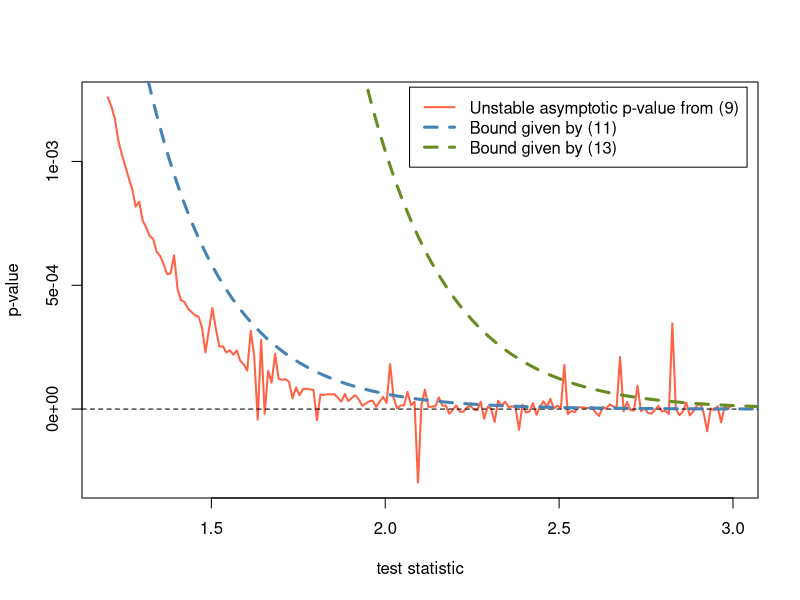

R code for this plot:
#setwd('/home/tba3/Desktop/today/ks-test/JSS')

  cvm.stat.disc <- function(x,y, type=c("W2", "U2", "A2")) {
    type <- match.arg(type)
    I <- knots(y)
    N <- length(x)
    e <- diff(c(0,N*y(I)))
    obs <- rep(0, length(I))
    for(j in 1:length(I)) {
      obs[j] <- length(which(x == I[j]))
    }
    S <- cumsum(obs)
    T <- cumsum(e)
    H <- T/N
    p <- e/N
    t <- (p + p[c(2:length(p), 1)])/2
    Z <- S - T
    Zbar <- sum(Z*t)

    S0 <- diag(p) - p %*% t(p)
    A <- matrix(1, length(p), length(p))
    A <- apply(row(A) >= col(A),2, as.numeric)
    E <- diag(t)
    One <- rep(1, nrow(E))
    K <- diag(0, length(H))
    diag(K)[-length(H)] <- 1/(H[-length(H)]*(1-H[-length(H)]))
    Sy <- A %*% S0 %*% t(A)
    M <- switch(type, W2 = E,
                U2 = (diag(1, nrow(E)) - 
                      E%*%One%*%t(One))%*%E%*%(diag(1, nrow(E)) -
                      One%*%t(One)%*%E),
                A2 = E%*%K)
    lambda <- eigen(M%*%Sy)$values

    STAT <- switch(type, W2 = sum(Z^2*t)/N, U2 = sum((Z-Zbar)^2*t)/N,
                   A2 = sum((Z^2*t/(H*(1-H) ))[-length(I)])/N)

    return(c(STAT, lambda))
  } # End cvm.stat()


  cvm.pval <- function(STAT, lambda, good=TRUE) {

    x <- STAT

    theta <- function(u) {
      VAL <- 0
      for(i in 1:length(lambda)) {
         VAL <- VAL + 0.5*atan(lambda[i]*u)
      }
      return(VAL - 0.5*x*u)
    }

    rho <- function(u) {
      VAL <- 0
      for(i in 1:length(lambda)) {
        VAL <- VAL + log(1 + lambda[i]^2*u^2)     
      }
      VAL <- exp(VAL*0.25)
      return(VAL)
    }

    fun <- function(u) return(sin(theta(u))/(u*rho(u)))

    pval <- 0
    try(pval <- 0.5 + integrate(fun, 0, Inf, subdivisions=1e6)$value/pi,
        silent=TRUE)
    if(pval > 0.001 || good == FALSE) return(pval)
    if(pval <= 0.001 & good == TRUE) {
      df <- sum(lambda != 0)
      return(dchisq(STAT/max(lambda),df))
    }
  } # End cvm.pval()

#lambda <- sort(runif(10))
#lambda <- sort(c(0.020837 , 0.342575 , 0.531838 , 0.604825 , 0.645453 , 0.706874 , 0.750545 , 0.776914 , 0.810034 , 0.880271))
set.seed(42)
y <- ecdf(1:3)
x <- sample(1:3, replace=TRUE)
lambda <- cvm.stat.disc(x,y,'W2')[-1]
cvm.pval(1, lambda)

I <- seq(0,5,length.out=500)
y <- rep(NA, length(I))
for(i in 1:length(I)) {
  y[i] <- cvm.pval(I[i], lambda, good=TRUE)
}
z <- rep(NA, length(I))
for(i in 1:length(I)) {
  z[i] <- cvm.pval(I[i], lambda, good=FALSE)
}
w <- rep(NA, length(I))
for(i in 1:length(I)) {
  STAT <- I[i]
  logf <- function(t) {
    ans <- -t*STAT
    ans <- ans - 0.5*sum( log(1-2*t*lambda) )
    return(ans)
  }
  est2 <- exp(nlm(logf, 1/(4*max(lambda)))$minimum)
  #est2 <- exp(optimize(logf, interval=c(0,1/(2*max(lambda))))[[1]])
  w[i] <- est2
}



#pdf('fig1.pdf', height=6, width=8)
coff <- 1.2
coff2 <- 3.0
plot(I[I > coff & I < coff2], z[I > coff & I < coff2], type='l', xlim=c(coff, coff2),
    xlab='test statistic', ylab='p-value', col='tomato1', lwd=2)
abline(h=0, lty=2)
lines(I[I > 1.3], y[I > 1.3], lty=2, col='steelblue', lwd=3)
lines(I[I > coff], w[I > coff], lty=2, col='olivedrab4', lwd=3)
legend(2.07, 0.0013, legend=c('Unstable asymptotic p-value from (9)',
                             'Bound given by (11)','Bound given by (13)' ), 
     col=c('tomato1','steelblue', 'olivedrab4'), lty=c(1,2,2), lwd=c(2,3,3))
#dev.off()





